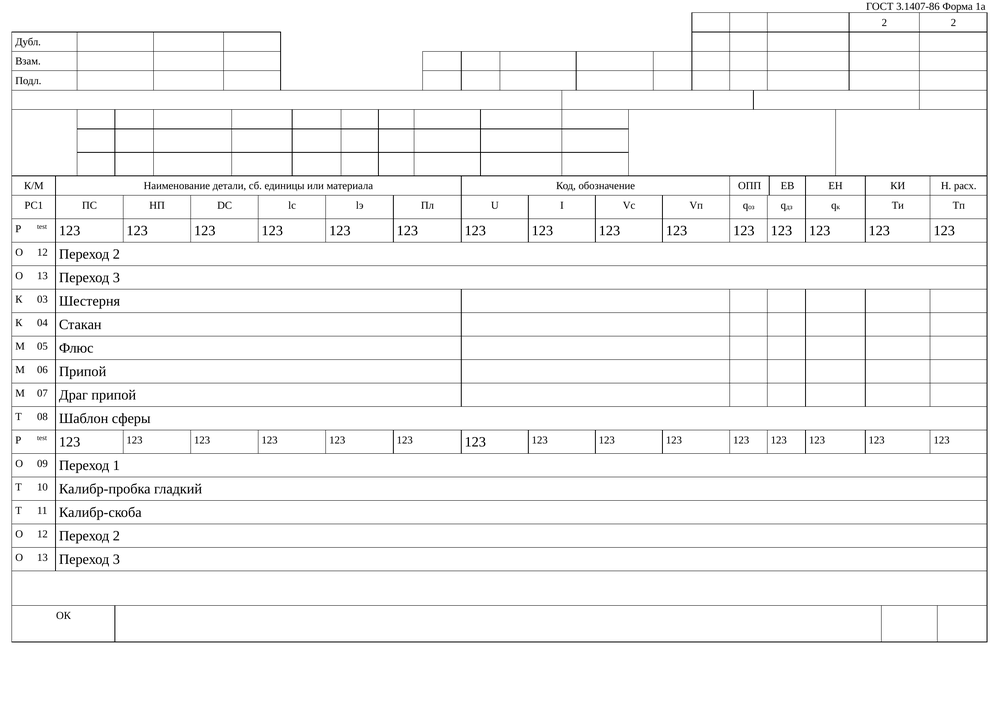
#> input picture App/Test/9f826a2450c8e77f6bc5a7e51fdd8c02.png, 999 x 706 px, shrunk from 2339 x 1654 before the run
$ python -i LinesSelecting.py   (imports and definitions only)
#> lines starting #> are read from the running program, lines starting #| are printed output that depends on the picture; after the words box and inside, x2 and y2 are one past the last pixel; in counts of white or black regions, pixels touching at a corner belong together
#> further down, picture is the input picture: shape (706, 999); min 0, max 255, mean 246.3
import numpy as np
import cv2

def GetLines(gray):
    """Извлекает из изображения только вертикальные и горизонтальные линии с помощью морфологических операций

    Args:
        gray [Array]: Изображение в серых тонах

    Returns:
        [Array]: Выделенные вертикальные и горизонтальные линии на двоичном изображении
    """
    # Применение адаптивного порогового значения
    gray = cv2.bitwise_not(gray)
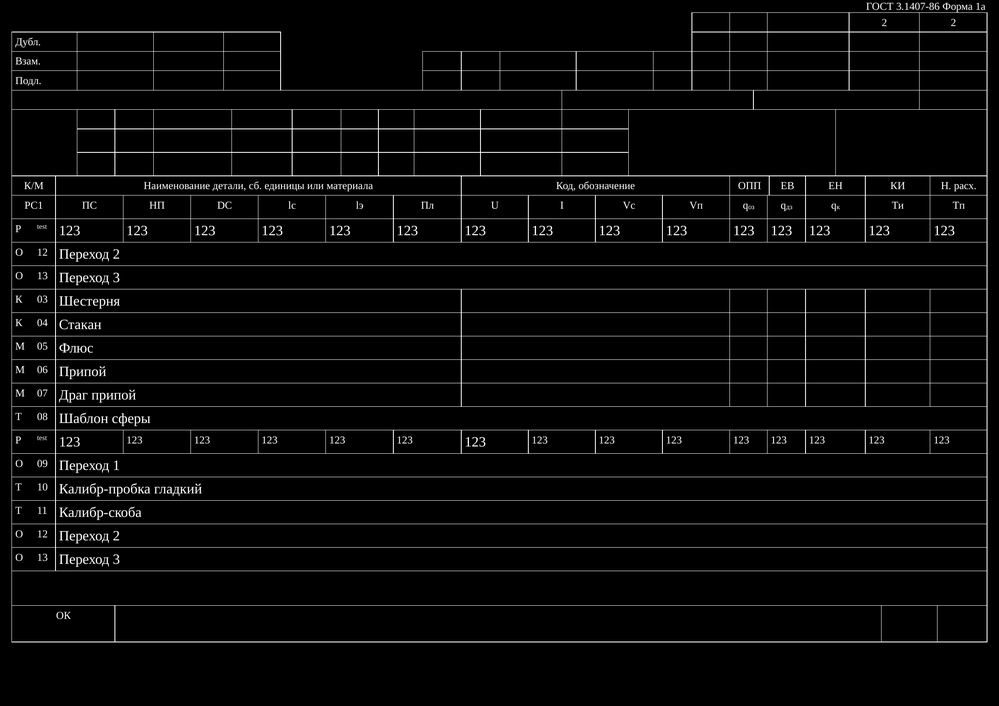
#> gray: shape (706, 999); min 0, max 255, mean 8.7
    thresh = cv2.adaptiveThreshold(gray, 255, cv2.ADAPTIVE_THRESH_MEAN_C,cv2.THRESH_BINARY, 15, -2)
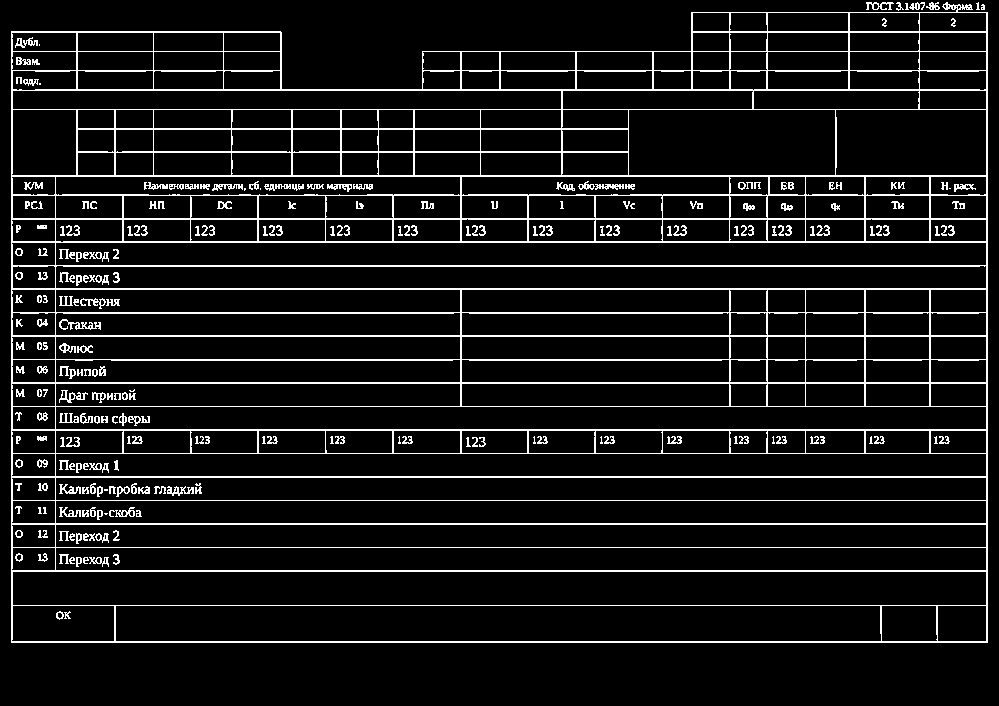
#> thresh: shape (706, 999); 8.8% white in thin lines or dots, all inside (x1, y1, x2, y2) = (11, 2, 988, 643)

    # Применение морфологического закрытия пробелов в ядре
    kernel = np.ones((3, 3), np.uint8)
    thresh = cv2.morphologyEx(thresh, cv2.MORPH_CLOSE, kernel)

    # Создание изображений, которые будут использоваться для получения горизонтальных и вертикальных линий
    horizontal = np.copy(thresh)
    vertical = np.copy(thresh)

    # Определение размера горизонтальных линий
    cols = horizontal.shape[1]
#> cols = 999
    horisontalsize = int(cols / 30)
#> horisontalsize = 33
    # Create structure element for extracting horizontal lines through morphology operations
    horizontalStructure = cv2.getStructuringElement(cv2.MORPH_RECT, (horisontalsize, 1))
    # Применение морфологических операций по горизонтали
    horizontal = cv2.erode(horizontal, horizontalStructure)
#> horizontal: shape (706, 999); 5.7% white in thin lines or dots, all inside (x1, y1, x2, y2) = (27, 3, 972, 643)
    horizontal = cv2.dilate(horizontal, horizontalStructure)
#> horizontal: shape (706, 999); 6.3% white in thin lines or dots, all inside (x1, y1, x2, y2) = (11, 3, 988, 643)

    # Определение размера вертикальных линий для морфологического вычленения
    rows = vertical.shape[0]
#> rows = 706
    verticalsize = int(rows / 50)
#> verticalsize = 14
    # Create structure element for extracting vertical lines through morphology operations
    verticalStructure = cv2.getStructuringElement(cv2.MORPH_RECT, (1, verticalsize))
    # Применение морфологических операций по вертикальной оси
    vertical = cv2.erode(vertical, verticalStructure)
#> vertical: shape (706, 999); 1.1% white in thin lines or dots, all inside (x1, y1, x2, y2) = (11, 10, 988, 637)
    vertical = cv2.dilate(vertical, verticalStructure)
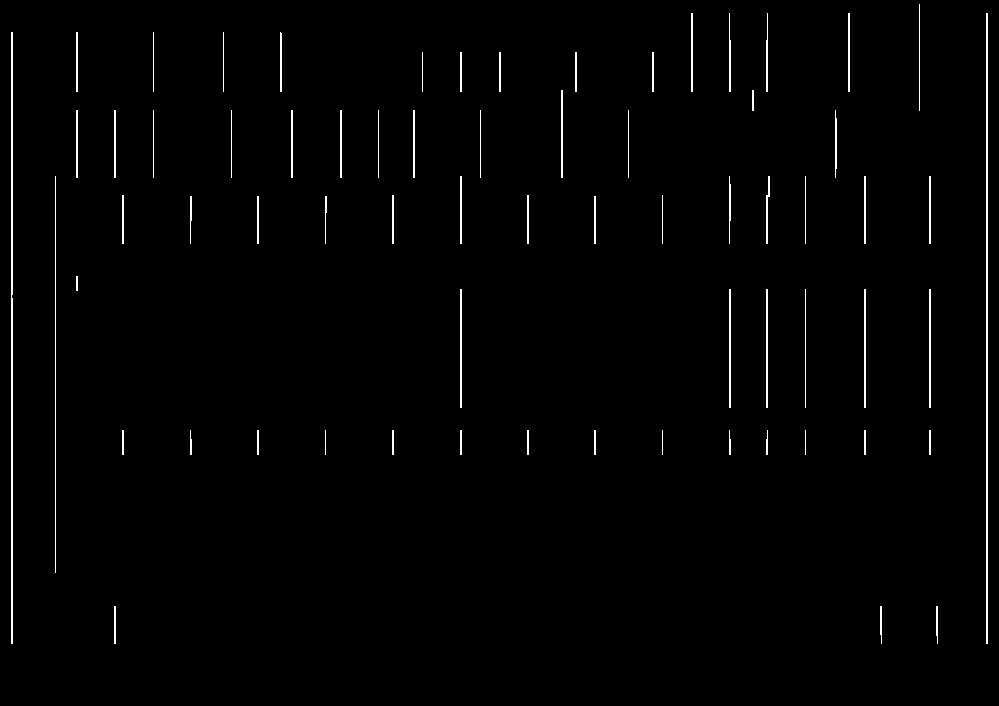
#> vertical: shape (706, 999); 1.3% white in thin lines or dots, all inside (x1, y1, x2, y2) = (11, 4, 988, 644)

    # Слияние вертикальных и горизонтальных линий
    lines = cv2.add(vertical, horizontal)
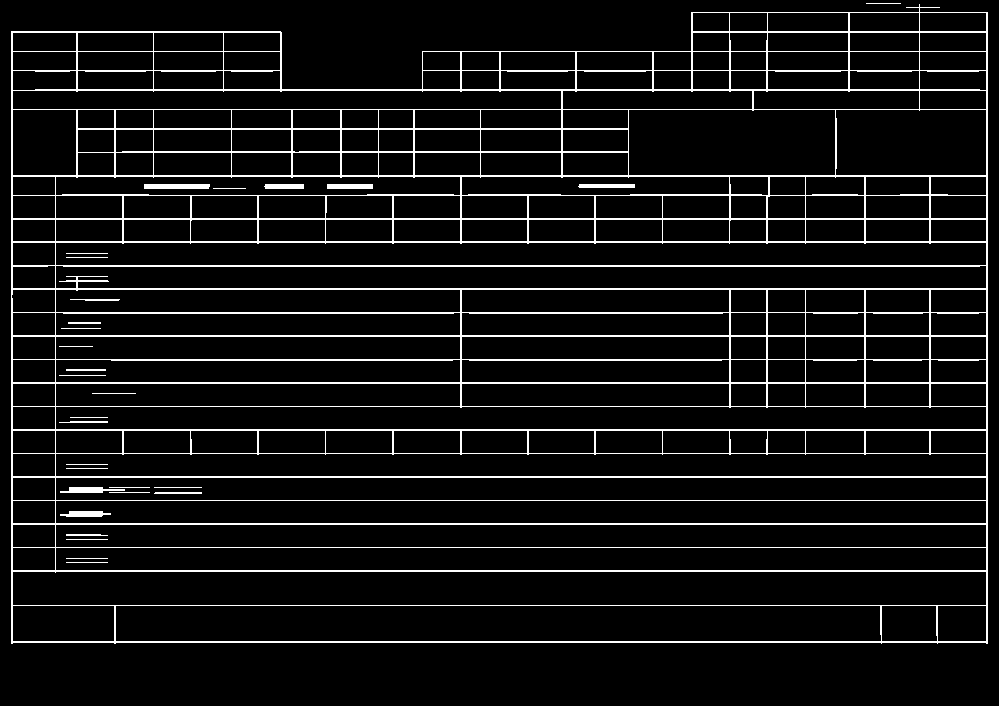
#> lines: shape (706, 999); 7.5% white in thin lines or dots, all inside (x1, y1, x2, y2) = (11, 3, 988, 644)


    edges = cv2.adaptiveThreshold(lines, 255, cv2.ADAPTIVE_THRESH_MEAN_C, cv2.THRESH_BINARY, 3, -2)
    kernel = np.ones((4, 4), np.uint8)
    # cv2.namedWindow(f'lines1', cv2.WINDOW_NORMAL)
    # cv2.imshow(f"lines1", edges)
    # cv2.waitKey(0)

    # Утолщение полученных линий
    edges = cv2.dilate(edges, kernel)
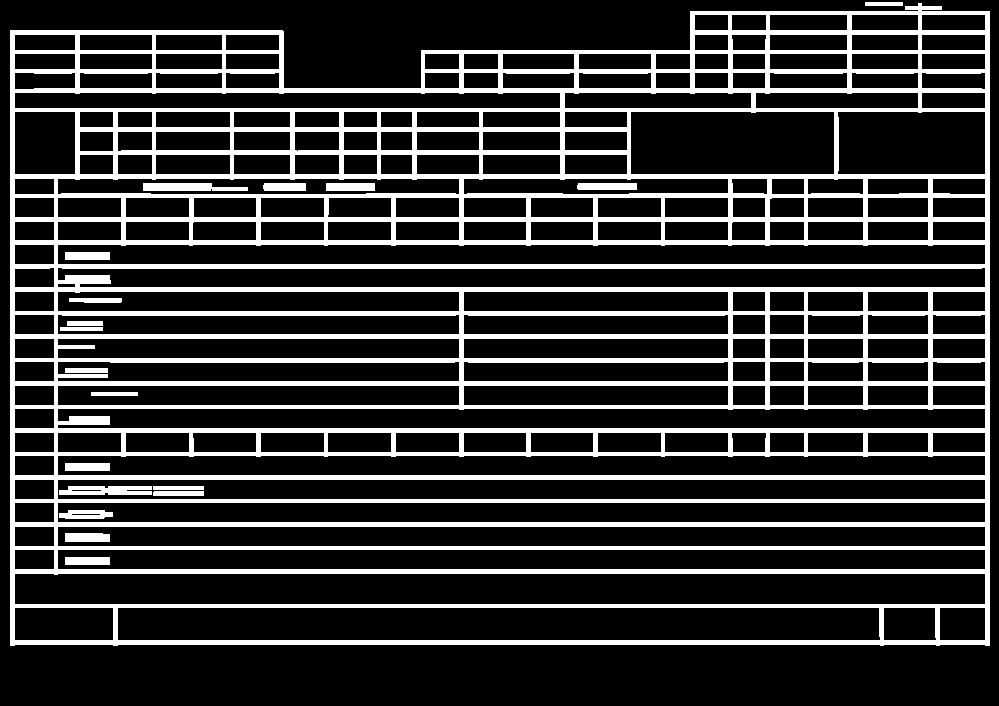
#> edges: shape (706, 999); 20.6% white; 19 white regions, largest, box (x1, y1, x2, y2) and area: (10, 3, 990, 646) 139316, (59, 486, 152, 495) 735, (143, 183, 248, 191) 694
    smooth = np.copy(lines)
    smooth = cv2.blur(smooth, (2, 2))
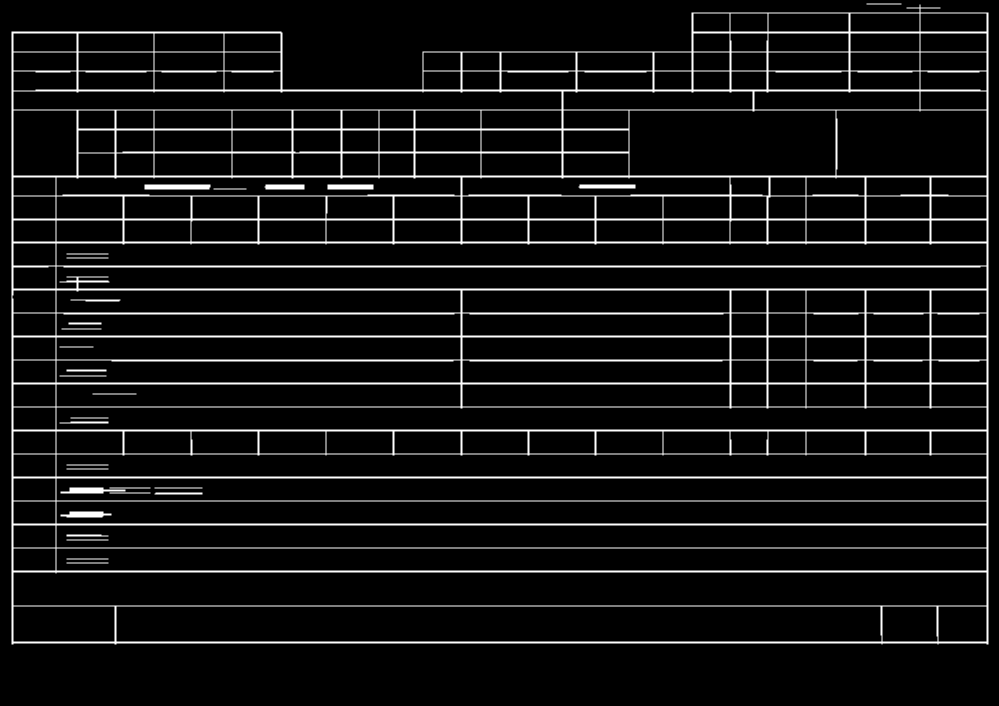
#> smooth: shape (706, 999); min 0, max 255, mean 19.3

    (rows, cols) = np.where(edges != 0)
    lines[rows, cols] = smooth[rows, cols]
    return lines

>>> import cv2
>>> picture = cv2.imread('Test/9f826a2450c8e77f6bc5a7e51fdd8c02.png', cv2.IMREAD_GRAYSCALE)
>>> result = GetLines(picture)
